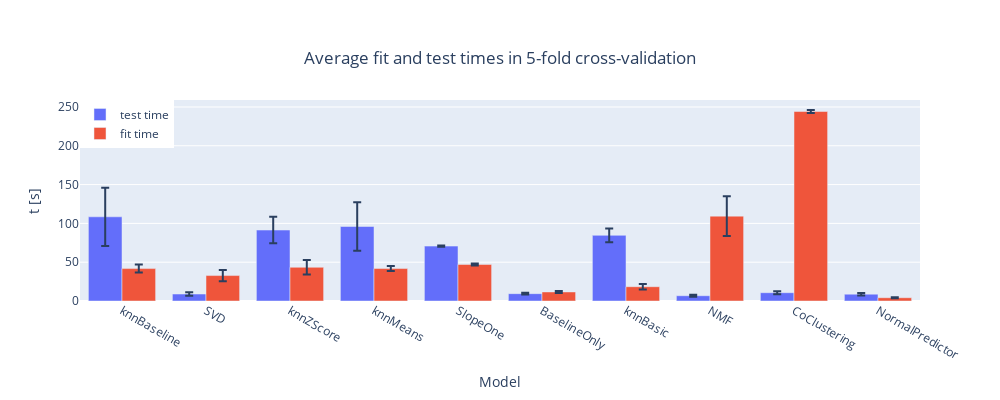

The notebook cell this image was saved under:
### Markdown cell above
<div class="alert alert-block alert-danger"><b>Caution:</b> Always clear all output before pushing to GitHub to reduce size!</div>

### Code cell
fig = go.Figure()


fig.add_trace(go.Bar(x = agg_cv_results.index, y = agg_cv_results['test_time']['mean'], 
                     error_y=dict(type = 'data', array = agg_cv_results['test_time']['std'], visible = True), name = 'test time', orientation='v')) 
fig.add_trace(go.Bar(x = agg_cv_results.index, y = agg_cv_results['fit_time']['mean'], 
                     error_y=dict(type = 'data', array = agg_cv_results['fit_time']['std'], visible = True), name = 'fit time', orientation='v')) 


fig.update_layout(title = 'Average fit and test times in 5-fold cross-validation', title_x = 0.5, title_y=0.87, 
                  xaxis_title = 'Model', yaxis_title = 't [s]') # Title and axis titles
fig.update_layout(autosize=False, width=1000, height=400) #,legend=dict(orientation="h", y=-0.1)) # Figure size
fig.update_layout(legend=dict(x=0, y=1))

# sort like other graph
order = agg_cv_results['test_mae']['mean'].sort_values().index
fig.update_xaxes(categoryorder='array', categoryarray= order)

### Figure 1 — Plotly figure (JSON) as saved in the notebook; plotly's stock layout.template omitted (floating-point values rounded to 4 significant figures)
{"data": [{"error_y": {"array": [1.124, 1.94, 1.257, 1.632, 2.294, 0.6936, 37.58, 8.793, 31.17, 17.15], "type": "data", "visible": true}, "name": "test time", "orientation": "v", "type": "bar", "x": ["BaselineOnly", "CoClustering", "NMF", "NormalPredictor", "SVD", "SlopeOne", "knnBaseline", "knnBasic", "knnMeans", "knnZScore"], "y": [9.473, 10.71, 6.784, 8.805, 8.981, 70.71, 108.5, 84.62, 96.0, 91.4]}, {"error_y": {"array": [1.331, 1.898, 25.57, 0.6999, 7.332, 1.22, 5.127, 3.448, 3.254, 9.302], "type": "data", "visible": true}, "name": "fit time", "orientation": "v", "type": "bar", "x": ["BaselineOnly", "CoClustering", "NMF", "NormalPredictor", "SVD", "SlopeOne", "knnBaseline", "knnBasic", "knnMeans", "knnZScore"], "y": [11.67, 244.1, 109.4, 4.207, 32.77, 47.1, 41.77, 18.42, 41.8, 43.44]}], "layout": {"autosize": false, "height": 400, "legend": {"x": 0, "y": 1}, "title": {"text": "Average fit and test times in 5-fold cross-validation", "x": 0.5, "y": 0.87}, "width": 1000, "xaxis": {"categoryarray": ["knnBaseline", "SVD", "knnZScore", "knnMeans", "SlopeOne", "BaselineOnly", "knnBasic", "NMF", "CoClustering", "NormalPredictor"], "categoryorder": "array", "title": {"text": "Model"}}, "yaxis": {"title": {"text": "t [s]"}}}}
